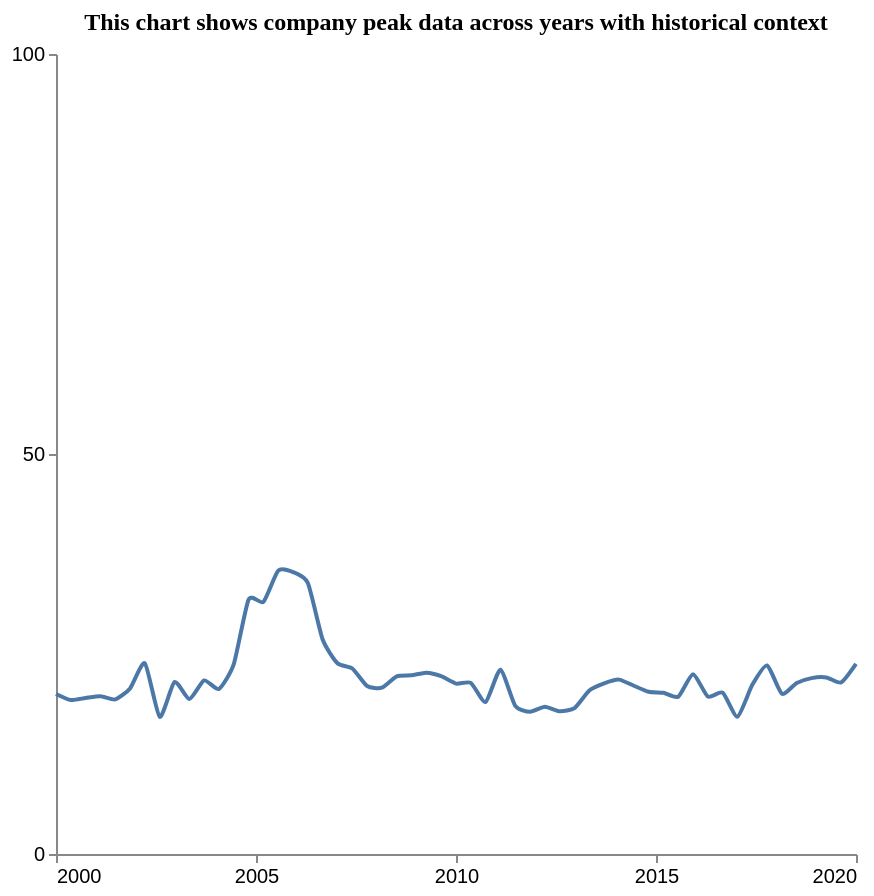

Vega-Lite specification for this chart:
### Vega-Lite specification from a JSON file in a GitHub repository (floating-point values rounded to 4 significant figures)
{"$schema": "https://vega.github.io/schema/vega-lite/v5.json", "description": "Pattern: Peak", "data": {"values": [{"X": 2000.0, "Y": 20.0}, {"X": 2000.0, "Y": 19.24}, {"X": 2001.0, "Y": 19.51}, {"X": 2001.0, "Y": 19.73}, {"X": 2001.0, "Y": 19.33}, {"X": 2002.0, "Y": 20.7}, {"X": 2002.0, "Y": 23.83}, {"X": 2003.0, "Y": 17.14}, {"X": 2003.0, "Y": 21.49}, {"X": 2003.0, "Y": 19.37}, {"X": 2004.0, "Y": 21.7}, {"X": 2004.0, "Y": 20.63}, {"X": 2004.0, "Y": 23.73}, {"X": 2005.0, "Y": 31.81}, {"X": 2005.0, "Y": 31.52}, {"X": 2006.0, "Y": 35.42}, {"X": 2006.0, "Y": 35.24}, {"X": 2006.0, "Y": 33.87}, {"X": 2007.0, "Y": 26.81}, {"X": 2007.0, "Y": 23.84}, {"X": 2007.0, "Y": 23.19}, {"X": 2008.0, "Y": 21.0}, {"X": 2008.0, "Y": 20.79}, {"X": 2009.0, "Y": 22.21}, {"X": 2009.0, "Y": 22.34}, {"X": 2009.0, "Y": 22.67}, {"X": 2010.0, "Y": 22.23}, {"X": 2010.0, "Y": 21.3}, {"X": 2010.0, "Y": 21.39}, {"X": 2011.0, "Y": 19.0}, {"X": 2011.0, "Y": 23.04}, {"X": 2011.0, "Y": 18.53}, {"X": 2012.0, "Y": 17.77}, {"X": 2012.0, "Y": 18.42}, {"X": 2013.0, "Y": 17.84}, {"X": 2013.0, "Y": 18.24}, {"X": 2013.0, "Y": 20.43}, {"X": 2014.0, "Y": 21.32}, {"X": 2014.0, "Y": 21.8}, {"X": 2014.0, "Y": 21.03}, {"X": 2015.0, "Y": 20.28}, {"X": 2015.0, "Y": 20.15}, {"X": 2016.0, "Y": 19.66}, {"X": 2016.0, "Y": 22.47}, {"X": 2016.0, "Y": 19.68}, {"X": 2017.0, "Y": 20.16}, {"X": 2017.0, "Y": 17.17}, {"X": 2017.0, "Y": 21.14}, {"X": 2018.0, "Y": 23.56}, {"X": 2018.0, "Y": 20.03}, {"X": 2019.0, "Y": 21.38}, {"X": 2019.0, "Y": 21.99}, {"X": 2019.0, "Y": 22.07}, {"X": 2020.0, "Y": 21.45}, {"X": 2020.0, "Y": 23.76}]}, "mark": {"type": "line", "interpolate": "cardinal", "tension": 0.4}, "encoding": {"x": {"field": "X", "type": "quantitative", "title": "", "axis": {"grid": false, "format": "d", "values": [2000, 2005, 2010, 2015, 2020], "tickSize": 4}, "scale": {"domain": [2000, 2020]}}, "y": {"field": "Y", "type": "quantitative", "title": "", "axis": {"grid": false, "format": "d", "values": [0, 50, 100], "tickSize": 4, "tickOpacity": 1}, "scale": {"domain": [0, 100]}}}, "title": {"text": "This chart shows company peak data across years with historical context", "anchor": "middle", "font": "Tahoma", "fontSize": 12}, "config": {"lineBreak": "^", "view": {"stroke": null}}, "height": 400, "width": 400, "autosize": "pad"}
